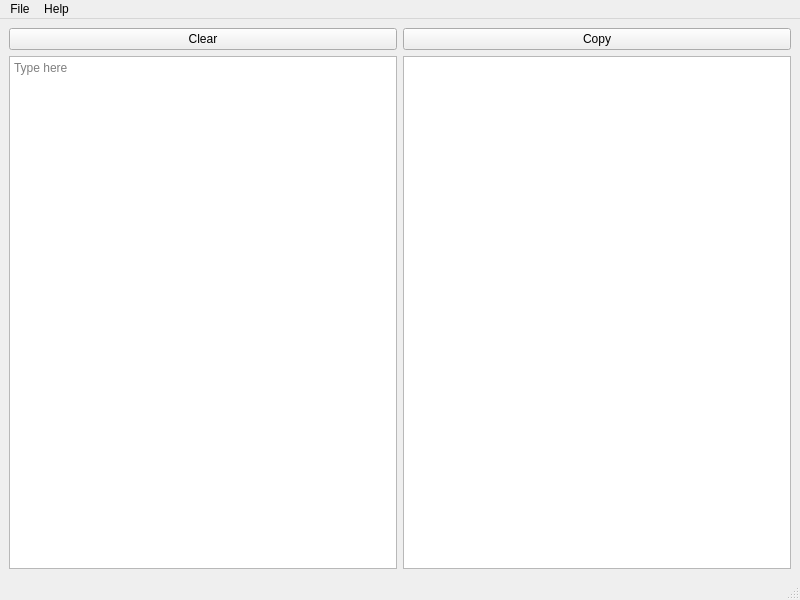
<?xml version="1.0" encoding="UTF-8"?>
<ui version="4.0">
 <class>DeleteNewlines</class>
 <widget class="QMainWindow" name="DeleteNewlines">
  <property name="geometry">
   <rect>
    <x>0</x>
    <y>0</y>
    <width>800</width>
    <height>600</height>
   </rect>
  </property>
  <property name="sizePolicy">
   <sizepolicy hsizetype="MinimumExpanding" vsizetype="MinimumExpanding">
    <horstretch>0</horstretch>
    <verstretch>0</verstretch>
   </sizepolicy>
  </property>
  <property name="minimumSize">
   <size>
    <width>400</width>
    <height>300</height>
   </size>
  </property>
  <property name="windowTitle">
   <string>DeleteNewlines</string>
  </property>
  <widget class="QWidget" name="centralwidget">
   <layout class="QGridLayout" name="gridLayout">
    <item row="0" column="0">
     <layout class="QVBoxLayout" name="verticalLayout">
      <item>
       <layout class="QHBoxLayout" name="horizontalLayout_2">
        <item>
         <widget class="QPushButton" name="clearButton">
          <property name="text">
           <string>Clear</string>
          </property>
         </widget>
        </item>
        <item>
         <widget class="QPushButton" name="copyButton">
          <property name="text">
           <string>Copy</string>
          </property>
         </widget>
        </item>
       </layout>
      </item>
      <item>
       <layout class="QHBoxLayout" name="horizontalLayout">
        <item>
         <widget class="QTextEdit" name="originalText">
          <property name="sizePolicy">
           <sizepolicy hsizetype="Expanding" vsizetype="Expanding">
            <horstretch>0</horstretch>
            <verstretch>0</verstretch>
           </sizepolicy>
          </property>
          <property name="placeholderText">
           <string>Type here</string>
          </property>
         </widget>
        </item>
        <item>
         <widget class="QTextEdit" name="editedText">
          <property name="readOnly">
           <bool>true</bool>
          </property>
         </widget>
        </item>
       </layout>
      </item>
     </layout>
    </item>
   </layout>
  </widget>
  <widget class="QMenuBar" name="menubar">
   <property name="geometry">
    <rect>
     <x>0</x>
     <y>0</y>
     <width>800</width>
     <height>25</height>
    </rect>
   </property>
   <widget class="QMenu" name="menuFile">
    <property name="title">
     <string>File</string>
    </property>
    <addaction name="actionSave_edited_text"/>
    <addaction name="separator"/>
    <addaction name="actionExit"/>
   </widget>
   <widget class="QMenu" name="menuAbout">
    <property name="title">
     <string>Help</string>
    </property>
    <addaction name="actionAbout"/>
   </widget>
   <addaction name="menuFile"/>
   <addaction name="menuAbout"/>
  </widget>
  <widget class="QStatusBar" name="statusbar"/>
  <action name="actionExit">
   <property name="text">
    <string>Exit</string>
   </property>
  </action>
  <action name="actionAbout">
   <property name="text">
    <string>About</string>
   </property>
  </action>
  <action name="actionSave_edited_text">
   <property name="text">
    <string>Save edited text...</string>
   </property>
  </action>
 </widget>
 <resources/>
 <connections/>
</ui>
